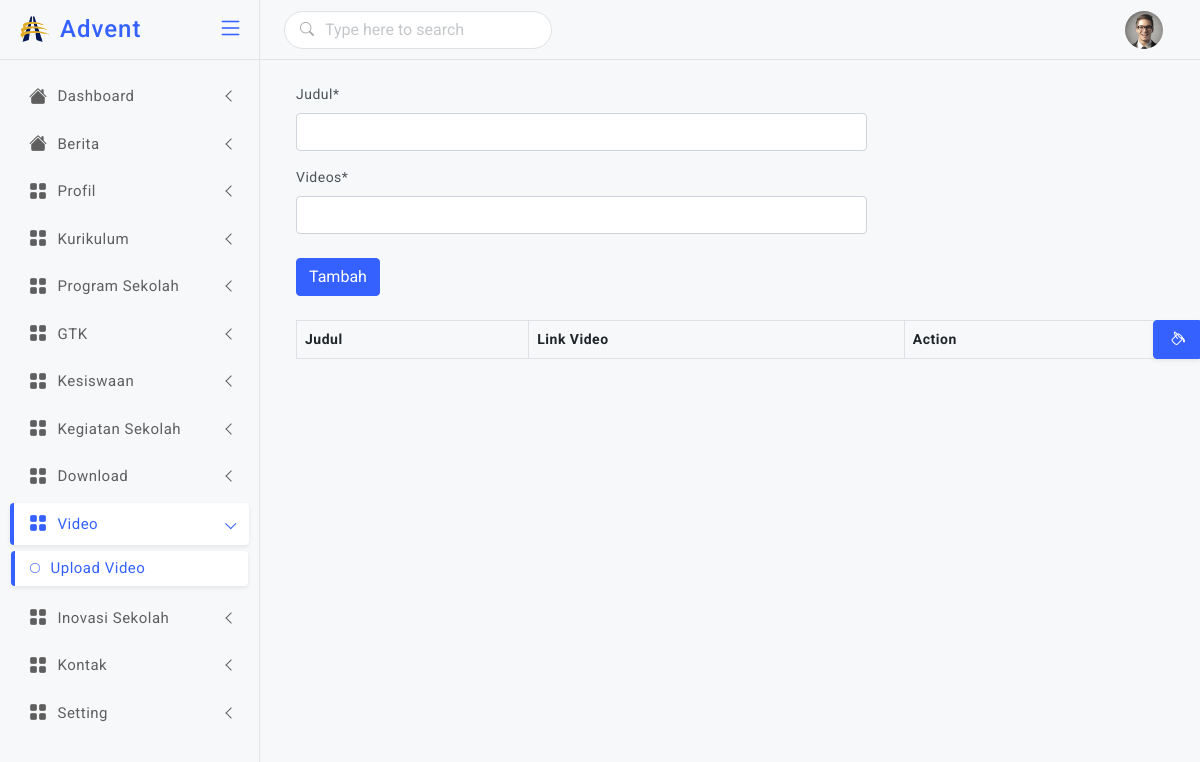
/backend/video/ (signed in), run on an earlier commit of the app's database.
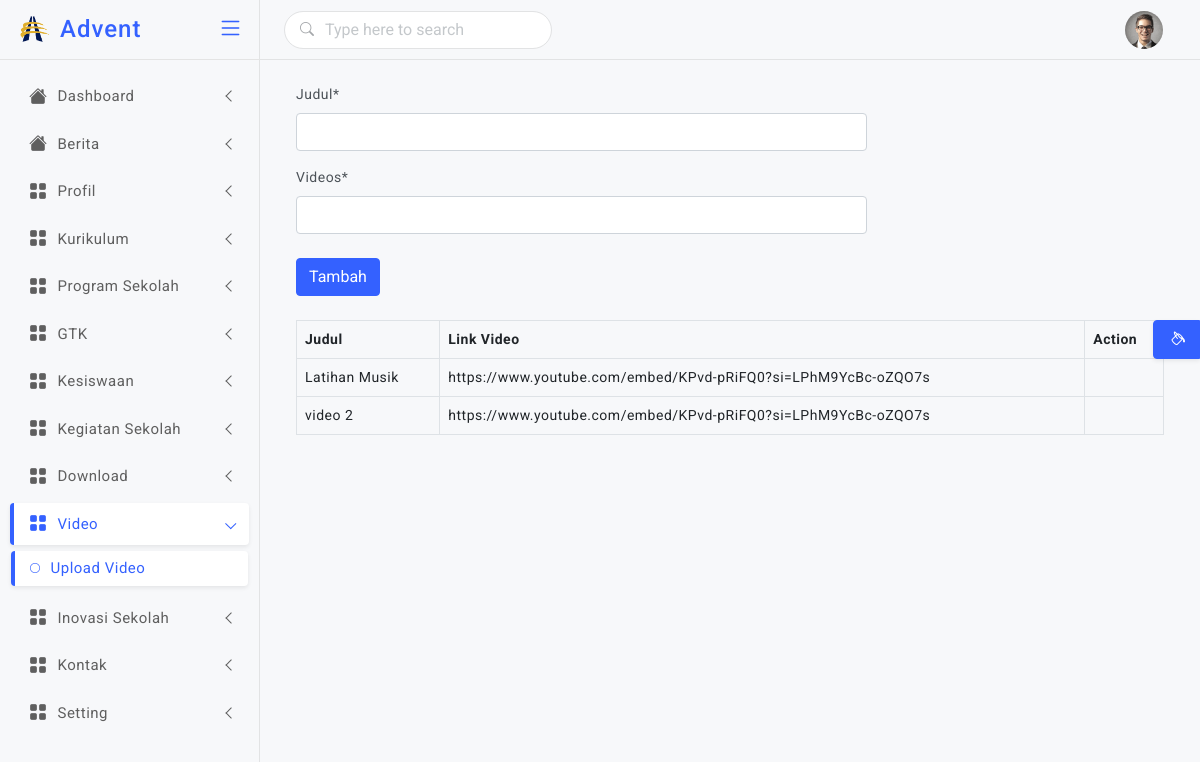
And on a later commit of the database.
### backend/models.py (models this page shows, shortened)
class Video(models.Model):
    Judul = models.CharField(max_length=255)
    videos = models.CharField(max_length=255)

### backend/views.py (the view)
# urls.py: path('video/',views.video, name='video'),
@login_required(login_url=settings.LOGIN_URL)
def video(request):
    if request.POST:
        form = FormVideo(request.POST)
        if form.is_valid():
            form.save()
            messages.success(request,'Berhasil Upload Video')
            video = Video.objects.all()
            form = FormVideo()
            return render(request,'backend/video.html',{'form':form,'video':video})
    else:
        form = FormVideo()
        video = Video.objects.all()
        return render(request,'backend/video.html',{'form':form,'video':video})

### backend/forms.py
class FormVideo(ModelForm):
    class Meta:
        model = Video
        fields = '__all__'

### backend/templates/backend/video.html (shortened to what this page needs)
{% extends "backend/master.html" %}
{% load crispy_forms_tags %}
{% block dashboard %}
<div class="container">
    <div class="row">
        <div class="col-md-8">
            <form action="{% url 'video' %}" method="post" enctype="multipart/form-data">
                {{form | crispy}}
                <button type="submit" class="btn btn-primary mt-2 ">Tambah</button>
            </form>
        </div>
    </div>
    <div class="row py-4">
        <div class="col-md-12">
            <table class="table table-bordered table-hover">
                <thead>
                    <tr>
                        <th>Judul</th>
                        <th>Link Video</th>
                        <th>Action</th>
                    </tr>
                </thead>
                <tbody>
                    {% for s in video%}
                    <tr>
                        <td>{{s.Judul}}</td>
                        <td>{{s.videos}}</td>
                        <td>
                        </td>
                    </tr>
                    {% endfor %}
                </tbody>
            </table>
        </div>
    </div>
</div>
{% endblock dashboard %}

What changed in the data, as far as the page shows it:
added Video: Judul "Latihan Musik", videos "https://www.youtube.com/embed/KPvd-pRiFQ0?si=LPhM9YcBc-oZQO7s"
added Video: Judul "video 2", videos "https://www.youtube.com/embed/KPvd-pRiFQ0?si=LPhM9YcBc-oZQO7s"
